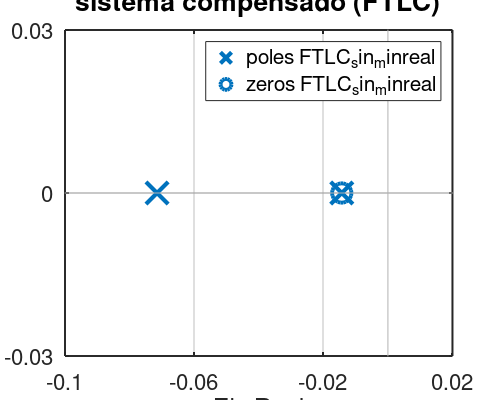

The MATLAB script that drew this image:
% Diagrama de polos y ceros del sistema compensado (FTLC)

close all; clear; clc;
pkg load control;

s = tf('s');
Rth = 6.375;
Cth = 10.9716;
tau = Rth * Cth;
Gact = 40;
FTLA = Gact * (Rth / (tau * s + 1));

Ti = tau;
PI = (s + 1/Ti) / s;
s1 = -1 / (0.20 * tau);
L = (Gact * Rth * (s1 + 1/Ti)) / (s1 * (tau * s1 + 1));
Kp = 1 / abs(L);

FTLC_sin_minreal = feedback(Kp * PI * FTLA, 1);

fig = figure(1);
set(fig, 'Color', [1 1 1], 'Position', [100 100 540 430]);
pzmap(FTLC_sin_minreal);
grid on;
xlim([-0.10, 0.02]);
ylim([-0.03, 0.03]);

set(gca, 'Position', [0.21 0.18 0.73 0.64]);
set(gca, 'FontSize', 16, 'LineWidth', 1.4);
set(gca, 'XTick', -0.10:0.04:0.02, 'YTick', -0.03:0.03:0.03);

h_polos = findobj(gca, 'Type', 'line', 'Marker', 'x');
h_ceros = findobj(gca, 'Type', 'line', 'Marker', 'o');
set(h_polos, 'MarkerSize', 16, 'LineWidth', 3.0);
set(h_ceros, 'MarkerSize', 14, 'LineWidth', 2.8);
h_leg = findobj(fig, 'Type', 'axes', 'Tag', 'legend');
if ~isempty(h_leg)
    set(h_leg, 'FontSize', 15);
end

title({'Diagrama de polos y ceros del'; 'sistema compensado (FTLC)'}, 'FontSize', 19, 'FontWeight', 'bold');
xlabel('Eje Real', 'FontSize', 18);
ylabel('Eje Imaginario', 'FontSize', 18);

set(fig, 'PaperUnits', 'inches', 'PaperSize', [5.0 4.0], 'PaperPosition', [0 0 5.0 4.0]);
print -dpng -r300 06_pzmap_compensado.png
